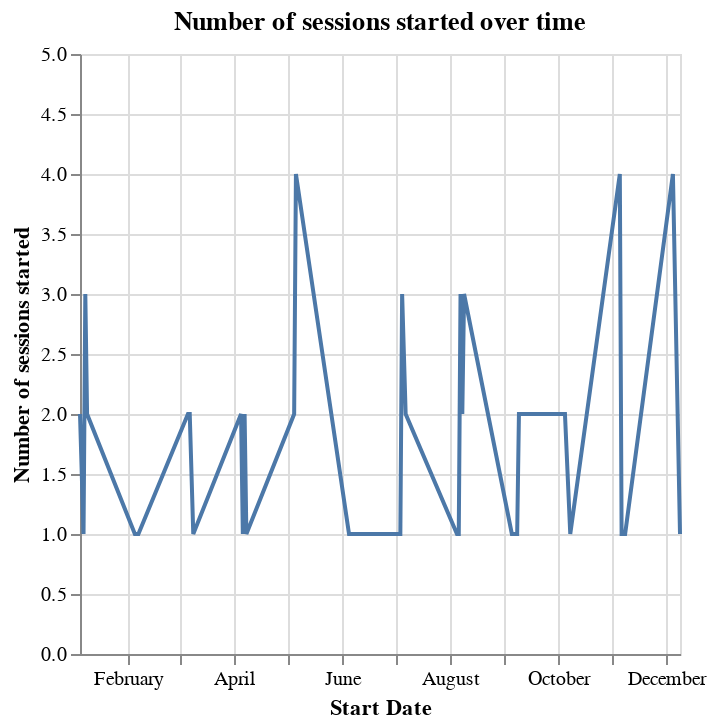

Notebook source saved alongside this figure:
### Markdown cell above
This plot is the same as the previous plot but in scatter format. This also shows how the data should be manipulated or grouped to better see a trend. This also shows that a bar plot to compare amounts between different times of the year/times of the day might be more effective. However, I think a scatter plot could be used to answer the question by showing a visualization of time throughout the day on the x axis and have scattered points across the visualization representing when each player logs into their session. This could visually represent what times are most clustered. The y axis could represent the number of players logged in at that specific time.

### Code cell
line_plot = alt.Chart(sessions2_small).mark_line().encode(
    x=alt.X('start_date:T').title('Start Date').scale(zero=False),
    y=alt.Y('count()').title('Number of sessions started').scale(domain=(0,5))
).properties(title='Number of sessions started over time')
line_plot

### Figure 1 — Vega-Lite specification as saved in the notebook (floating-point values rounded to 4 significant figures; data arrays with more than 128 entries replaced by an {"elided": "..."} marker saying what was removed)
{"config": {"view": {"continuousWidth": 300, "continuousHeight": 300}}, "data": {"name": "data-85bc2d15cb07f10cb1320d7ca4c18733"}, "mark": {"type": "line"}, "encoding": {"x": {"field": "start_date", "scale": {"zero": false}, "title": "Start Date", "type": "temporal"}, "y": {"aggregate": "count", "scale": {"domain": [0, 5]}, "title": "Number of sessions started", "type": "quantitative"}}, "title": "Number of sessions started over time", "$schema": "https://vega.github.io/schema/vega-lite/v5.20.1.json", "datasets": {"data-85bc2d15cb07f10cb1320d7ca4c18733": {"elided": "200 records"}}}
